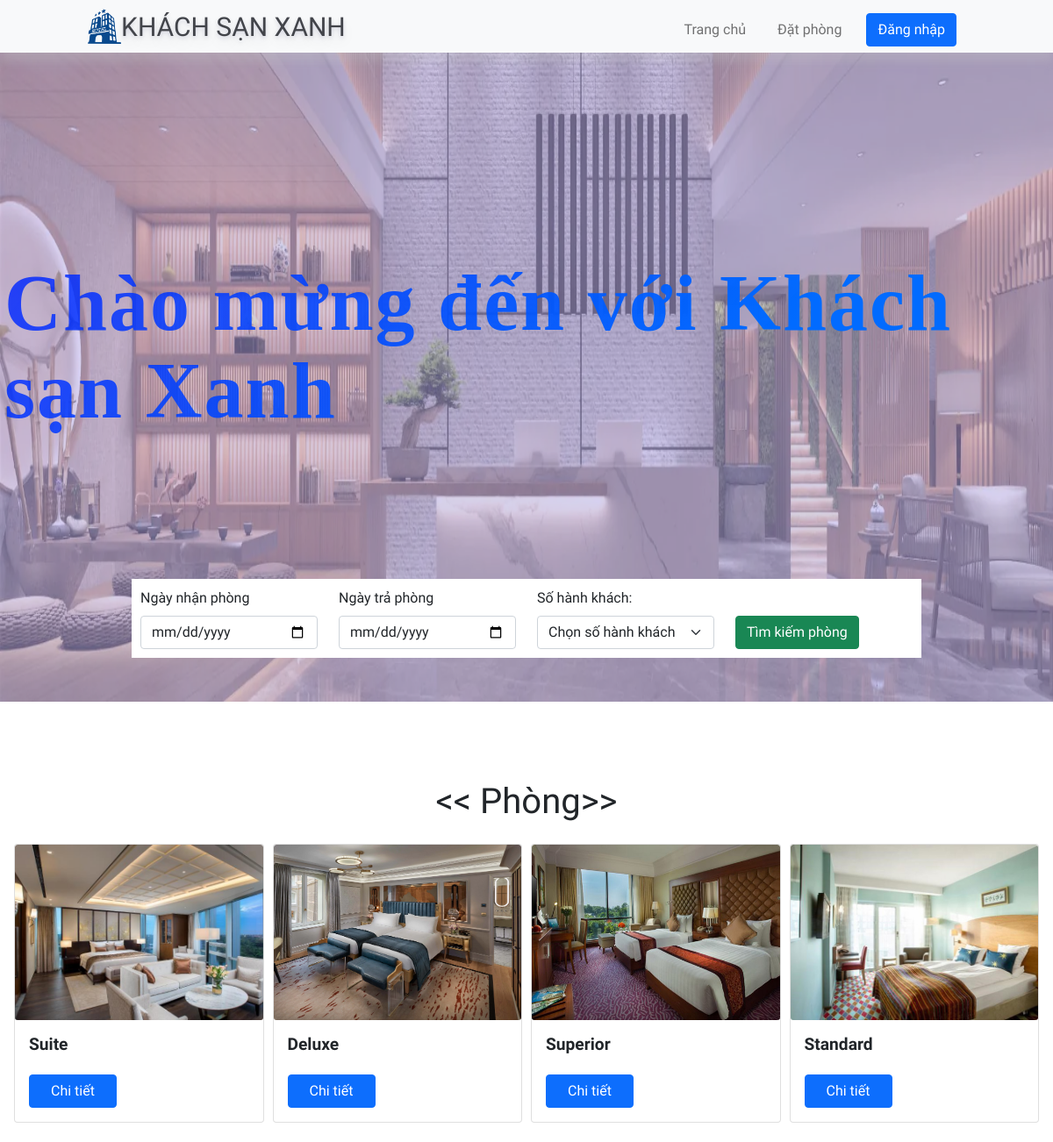
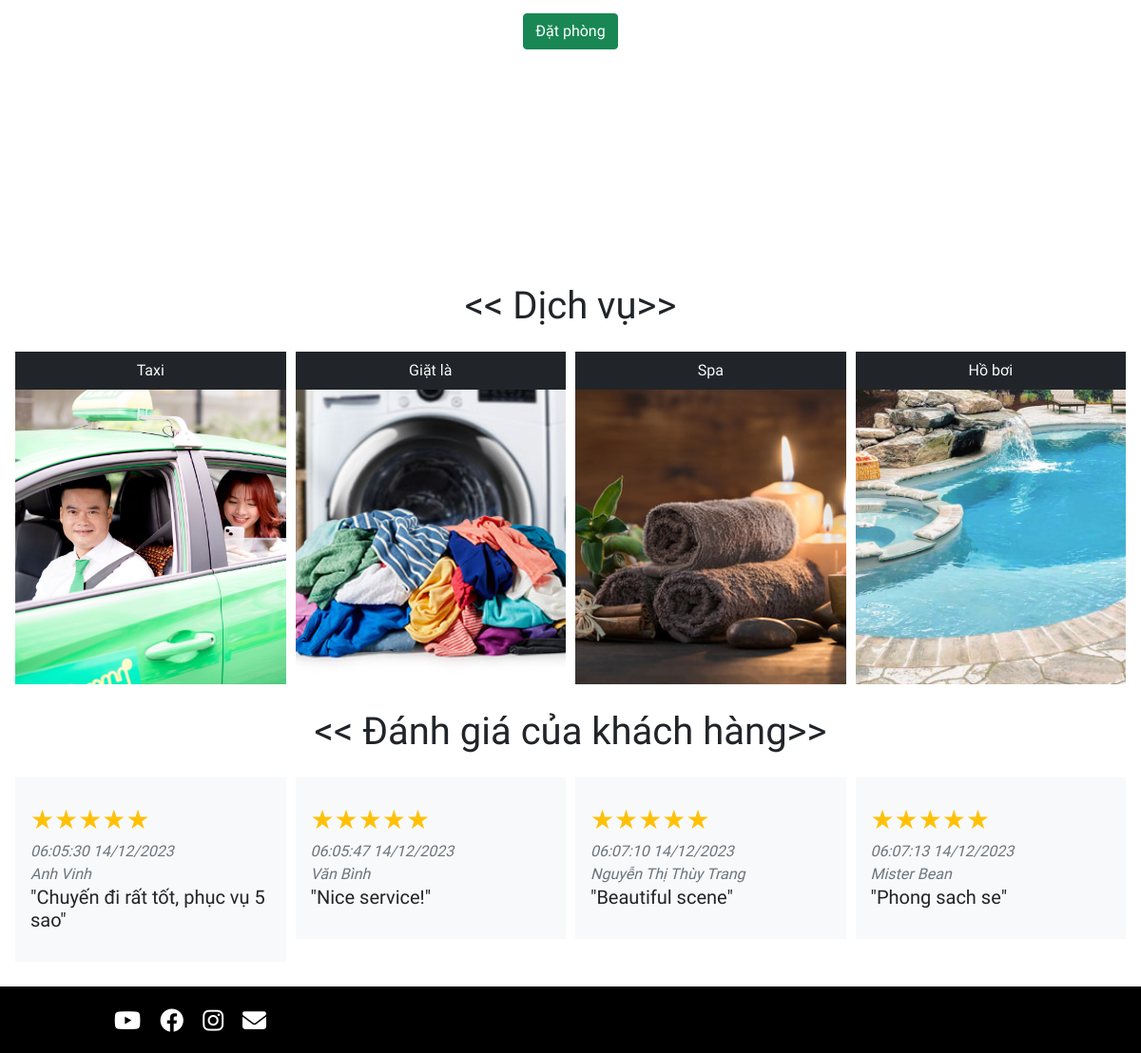
The app's page /home.php with its own data (2 pictures, top to bottom).
### tables this page shows
CREATE TABLE `room_type` (
  `id` int(11) NOT NULL AUTO_INCREMENT,
  `name` varchar(50) NOT NULL,
  `image` varchar(200) NOT NULL,
  `description` varchar(2000) NOT NULL,
  `price` int(15) NOT NULL,
  `status` bit(1) NOT NULL DEFAULT b'1',
  PRIMARY KEY (`id`)
);

CREATE TABLE `service` (
  `id` int(11) NOT NULL AUTO_INCREMENT,
  `name` varchar(50) NOT NULL,
  `image` varchar(200) NOT NULL,
  `price` int(15) NOT NULL,
  `description` varchar(500) DEFAULT NULL,
  `status` bit(1) NOT NULL DEFAULT b'1',
  PRIMARY KEY (`id`)
);

CREATE TABLE `feedback` (
  `id` int(11) NOT NULL AUTO_INCREMENT,
  `user_id` int(11) NOT NULL,
  `reservation_id` int(11) NOT NULL,
  `rate` tinyint(1) NOT NULL,
  `content` varchar(1000) NOT NULL,
  `status` bit(1) NOT NULL DEFAULT b'0',
  `created_at` timestamp NULL DEFAULT CURRENT_TIMESTAMP,
  PRIMARY KEY (`id`)
);

CREATE TABLE `user` (
  `id` int(11) NOT NULL AUTO_INCREMENT,
  `name` varchar(50) NOT NULL,
  `address` varchar(500) DEFAULT NULL,
  `phone` varchar(15) NOT NULL,
  `email` varchar(50) NOT NULL,
  `password` varchar(50) NOT NULL,
  PRIMARY KEY (`id`)
);

### home.php (the view, shortened to what this page needs)
<?php include 'header.php' ?>
<body>
  <section id="firstsection">
    <div class="carousel-inner">
      <div class="carousel-item active">
        <img src="./image/homepage.webp">
      </div>
      <div class="welcomeline">
        <div>
          <h2 class="welcometag">Chào mừng đến với Khách sạn Xanh</h2>
        </div>
        <div class="welcometag2">
          <form action="reservation_modal_1.php" method="GET">
            <div class="row">
              <div class="col-3">
                <label for="cin" class="form-label">Ngày nhận phòng</label>
                <input name="cin" type="date" class="form-control" value="" required="">
              </div>
              <div class="col-3">
                <label for="cout" class="form-label">Ngày trả phòng</label>
                <input name="cout" type="date" class="form-control" value="" required="">
              </div>
              <div class="col-3">
                <label for="no_guess" class="form-label">Số hành khách:</label>
                <select name="no_guess" id="no_guess" class="form-select" required>
                  <option value="" disabled selected>Chọn số hành khách</option>
                </select>
              </div>
              <div class="col-3 position-relative">
                <div class="position-absolute bottom-0">
                  <?php if ($userID == true) : ?>
                    <button type="submit" class="btn btn-success" name="modal1">Tìm kiếm phòng</button>
                  <?php else : ?>
                    <a href="index.php" onclick="return confirm('Vui lòng đăng nhập để có thể đặt phòng')"><button class='btn btn-success'>Tìm kiếm phòng</button></a>
                  <?php endif; ?>
                </div>
              </div>
            </div>
          </form>
        </div>
      </div>
    </div>
  </section>
  <section id="secondsection">
    <div class="ourroom">
      <h1 class="head">
        << Phòng>>
      </h1>
      <div class=" owl-carousel owl-theme p-3">
        <?php
        $sql = "SELECT * FROM room_type WHERE status = 1";
        $result = $conn->query($sql) or die($conn->error);
        if ($result->num_rows > 0) {
          while ($row = $result->fetch_assoc()) {
        ?>
            <div class="card">
              <img class="card-img" src="./image/room_type/<?php echo $row["image"]; ?>" alt="<?php echo $row['name']; ?>">
              <div class="card-body">
                <h3 class="card-title"><?php echo $row['name']; ?></h3>
                <a href="roomtype.php?id=<?php echo $row['id'] ?>" class="btn btn-primary card-btn">Chi tiết</a>
              </div>
            </div>
        <?php
          }
        }
        ?>
      </div>
      <div class="d-flex justify-content-center">
        <?php if ($userID == true) : ?>
          <a href="reservation_modal_1.php">
            <button class="btn btn-success">Đặt phòng</button>
          </a>
        <?php else : ?>
          <a href="index.php" onclick="return confirm('Vui lòng đăng nhập để có thể đặt phòng')"><button class='btn btn-success bookbtn'>Đặt phòng</button></a>
        <?php endif; ?>
      </div>
    </div>
  </section>
  <section id="thirdsection">
    <h1 class="head">
      << Dịch vụ>>
    </h1>
    <div class=" owl-carousel owl-theme p-3">
      <?php
      $sql = "SELECT * FROM service WHERE status = 1";
      $result = $conn->query($sql) or die($conn->error);
      if ($result->num_rows > 0) {
        while ($row = $result->fetch_assoc()) {
      ?>
          <div class="item bg-light" style="background-image: url(./image/service/<?php echo $row["image"]; ?>); height: 350px; background-size: cover; background-position: center;">
            <p class="bg-dark text-center text-light py-2"><?php echo $row['name']; ?></p>
          </div>
      <?php
        }
      }
      ?>
    </div>
  </section>
  <section id="fourthsection">
    <h1 class="head">
      << Đánh giá của khách hàng>>
    </h1>
    <div class="owl-carousel owl-theme p-3">
      <?php
      $sql = "SELECT *, user.name FROM feedback JOIN user ON user.id=feedback.user_id WHERE status = 1";
      $result = $conn->query($sql) or die($conn->error);
      if ($result->num_rows > 0) {
        while ($row = $result->fetch_assoc()) {
      ?>
          <div class="item bg-light py-4 px-3">
            <div class="fs-3">
              <?php
              $rating = $row['rate'];
              for ($i = 0; $i < $rating; $i++) {
                echo '<span class="text-warning">★</span>';
              }
              ?>
            </div>
            <p class="text-muted fst-italic mb-0">
              <?php $timestamp = strtotime($row['created_at']);
              echo date('H:i:s d/m/Y', $timestamp); ?></p>
            <p class="text-muted fst-italic mb-0"><?php echo $row['name']; ?></p>
            <h5>"<?php echo $row['content']; ?>"</h5>
          </div>
      <?php
        }
      }
      ?>
    </div>
  </section>
  <section id="contactus">
    <div class="social">
      <i class="fa-brands fa-youtube" onclick="return confirm('Sang trang Youtube của Khách sạn Xanh?')"></i>
      <i class="fa-brands fa-facebook" onclick="return confirm('Sang trang Facebook của Khách sạn Xanh?')"></i>
      <i class="fa-brands fa-instagram" onclick="return confirm('Sang trang Instagram của Khách sạn Xanh?')"></i>
      <i class="fa-solid fa-envelope" onclick="return confirm('Gửi E-mail đến Khách sạn Xanh?')"></i>
    </div>
  </section>
</body>
</html>
<link rel="stylesheet" href="https://cdnjs.cloudflare.com/ajax/libs/OwlCarousel2/2.3.4/assets/owl.carousel.min.css" />
<link rel="stylesheet" href="https://cdnjs.cloudflare.com/ajax/libs/OwlCarousel2/2.3.4/assets/owl.theme.default.min.css" />

### header.php (shortened to what this page needs)
<?php
$userID = "";
?>
<!DOCTYPE html>
<html lang="en">
<head>
  <link rel="stylesheet" href="./css/home.css">
  <link href="https://cdn.jsdelivr.net/npm/bootstrap@5.0.2/dist/css/bootstrap.min.css" rel="stylesheet">
  <link rel="stylesheet" href="https://cdnjs.cloudflare.com/ajax/libs/font-awesome/6.2.0/css/all.min.css" />
  <link rel="stylesheet" href="./admin/css/roombook.css">
</head>
<header>
<nav class="navbar navbar-expand-lg navbar-light bg-light ">
    <div class="logo">
      <img class="bluebirdlogo" src="./image/bluebirdlogo2.png" alt="logo">
      <p>KHÁCH SẠN XANH</p>
    </div>
    <div class="collapse navbar-collapse justify-content-end" id="navbarNav">
      <ul class="navbar-nav mr-auto float-end mb-2">
        <li class="nav-item active">
          <a class="nav-link" href="home.php">Trang chủ</a>
        </li>
        <?php if ($userID == true) : ?>
          <li class="nav-item">
            <a class="nav-link" href="reservation_modal_1.php">Đặt phòng</a>
          </li>
        <?php else : ?>
          <li class="nav-item">
            <a class="nav-link" href="./index.php" onclick="return confirm('Vui lòng đăng nhập để có thể đặt phòng')">Đặt phòng</a>
          </li>
        <?php endif; ?>
        <?php if ($userID == true) : ?>
          <li class="dropdown">
            <a class="dropdown-toggle" id="navbarDropdown" role="button" data-toggle="dropdown" aria-haspopup="true" aria-expanded="false">
              Tài khoản
            </a>
            <div class="dropdown-menu" aria-labelledby="navbarDropdown">
              <a class="dropdown-item" href="profile.php">Xem hồ sơ cá nhân</a>
              <a class="dropdown-item" href="reservation_history.php">Xem lịch sử đặt phòng</a>
              <div class="dropdown-divider"></div>
              <a class="dropdown-item text-danger" href="./logout.php">Đăng xuất</a>
            </div>
          </li>
        <?php else : ?>
          <li><a href="./index.php"><button class="btn btn-primary">Đăng nhập</button></a></li>
        <?php endif; ?>
      </ul>
    </div>
  </nav>
</header>

### css/home.css (style rules this page uses)
:root { --bg-text-shadow: 0 2px 4px rgb(13 0 77 / 8%), 0 3px 6px rgb(13 0 77 / 8%), 0 8px 16px rgb(13 0 77 / 8%); --bg-box-shadow: 0px 0px 5px 2px rgba(0, 0, 0, 0.621); }
* { margin: 0; padding: 0; font-family: Consolas, sans-serif; }
header { position: fixed; top: 0; left: 0; width: 100%; z-index: 1000; }
nav { height: 60px; width: 100%; background-color: rgba(255, 255, 255, 0.279); z-index: 200; display: flex; justify-content: space-between; align-items: center; padding: 0px 100px; box-shadow: 0 10px 10px 0 rgba(200,200,200,0.3); }
nav ul { display: flex; justify-content: space-around; align-items: center; margin-top: 15px; color: black; }
ul li a { text-decoration: none; color: black; cursor: pointer; }
ul li { color: black; text-decoration: none; list-style: none; cursor: pointer; margin-left: 10px; margin-right: 10px; }
.logo { height: 90%; display: flex; justify-content: center; }
.logo .bluebirdlogo { height: 100%; }
.logo p { height: 100%; display: flex; align-items: center; font-size: 30px; color: rgb(66, 68, 74); text-shadow: var(--bg-text-shadow); }
#firstsection { height: 100vh; background-color: rgba(175, 175, 222, 0.511); width: 100%; }
#firstsection .carousel-inner { width: 100%; height: 100vh; }
#firstsection .carousel-inner::after { content: ""; position: absolute; height: 100vh; width: 100%; background-color: rgba(178, 170, 236, 0.533); }
#firstsection .carousel-item { overflow: hidden; }
#firstsection .carousel-item img { width: 100%; height: 100vh; }
#firstsection .welcomeline { position: absolute; display: flex; height: 100vh; width: 100%; justify-content: center; align-items: center; z-index: 10; flex-direction: column; }
#firstsection .welcometag { font-size: 90px; font-weight: bold; font-family: 'Times New Roman', Times, serif, cursive; letter-spacing: 2px; line-height: 100px; padding: 5px; background: -webkit-linear-gradient(317deg, rgba(0, 34, 255, 0.81) 0%, rgb(1, 107, 255) 70%); -webkit-background-clip: text; -webkit-text-fill-color: transparent; }
#firstsection .welcometag2 { background-color: white; padding: 10px; width: 75%; position: absolute; bottom: 50px; }
#secondsection { height: 100vh; }
.ourroom { position: relative; top: 90px; height: 400px; width: 100%; }
.head { text-align: center; }
.card { border: 1px solid #ccc; border-radius: 8px; overflow: hidden; margin-bottom: 20px; }
.card-img { width: 100%; height: 200px; object-fit: cover; }
.card-body { padding: 20px; }
.card-title { font-size: 1.2rem; font-weight: bold; margin-bottom: 10px; }
.card-btn { display: block; width: 100px; margin-top: 15px; }
#contactus { height: 70px; width: 100%; background-color: black; display: flex; justify-content: space-between; align-items: center; padding:0 100px; }
#contactus .social { width: 200px; display: flex; justify-content: space-evenly; }
#contactus i { color: white; font-size: 25px; cursor: pointer; }

### admin/css/roombook.css (style rules this page uses)
:root { --bg-text-shadow: 0 2px 4px rgb(13 0 77 / 8%), 0 3px 6px rgb(13 0 77 / 8%), 0 8px 16px rgb(13 0 77 / 8%); --bg-box-shadow: 0px 0px 20px 6px rgba(26, 30, 164, 0.31); }
body { background-color: #ffff; }
* { margin: 0; padding: 0; font-family: Consolas, sans-serif; }
i { font-size: 20px; }
a { color: black; }

### records on screen
room_type: image (picture), name "Suite"
room_type: image (picture), name "Deluxe"
room_type: image (picture), name "Superior"
room_type: image (picture), name "Standard"
service: image (picture), name "Taxi"
service: image (picture), name "Giặt là"
service: image (picture), name "Spa"
service: image (picture), name "Hồ bơi"
feedback: rate 5 (drawn), created_at "06:05:30 14/12/2023", user.name "Anh Vinh", content "Chuyến đi rất tốt, phục vụ 5 sao"
feedback: rate 5 (drawn), created_at "06:05:47 14/12/2023", user.name "Văn Bình", content "Nice service!"
feedback: rate 5 (drawn), created_at "06:07:10 14/12/2023", user.name "Nguyễn Thị Thùy Trang", content "Beautiful scene"
feedback: rate 5 (drawn), created_at "06:07:13 14/12/2023", user.name "Mister Bean", content "Phong sach se"
